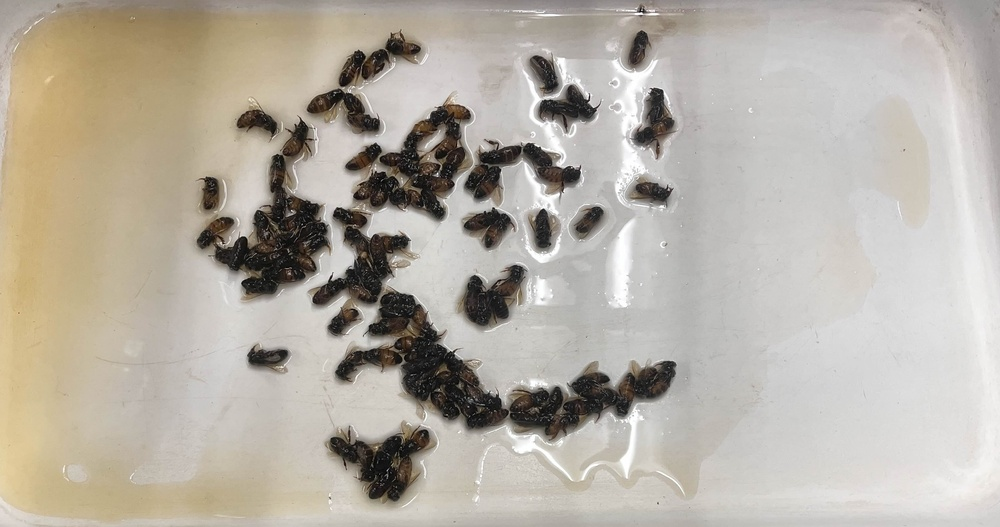
#> input picture image_data/bee-image-1.jpg, 1000 x 527 px, shrunk from 3366 x 1774 before the run, found by its file name
$ python bee_image_stats.py
#> lines starting #> are read from the running program, lines starting #| are printed output that depends on the picture
import cv2 as cv
import numpy as np
import matplotlib.pyplot as plt

img_bgr = cv.imread('image_data/bee-image-1.jpg', cv.IMREAD_COLOR_BGR)
#> img_bgr is the input picture: shape (527, 1000, 3); mean B, G, R 164.3, 174.9, 181.2
img_hsv = cv.cvtColor(img_bgr, cv.COLOR_BGR2HSV)
#> img_hsv: shape (527, 1000, 3); mean H, S, V 20.7, 27, 181.2

# get and plot histograms of H, S and V
h, s, v = cv.split(img_hsv)
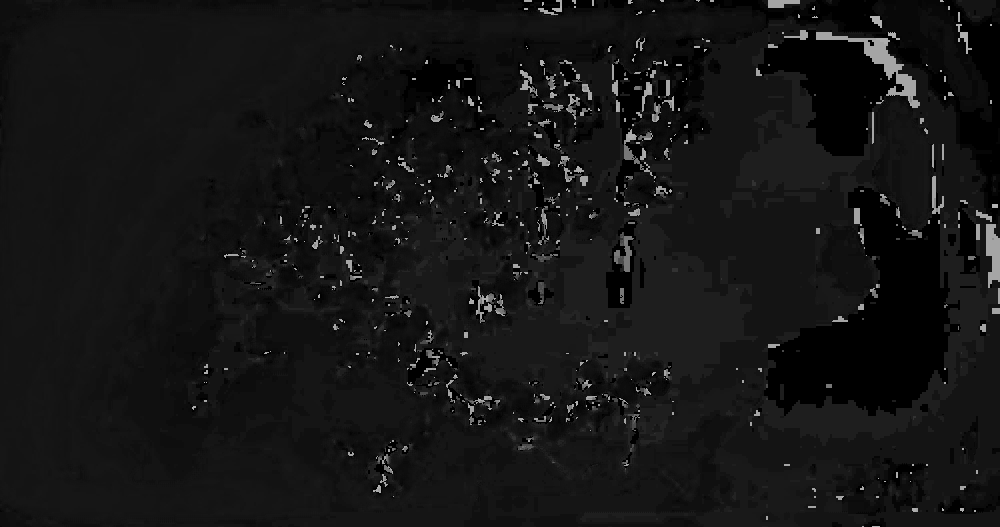
#> h: shape (527, 1000); min 0, max 177, mean 20.7
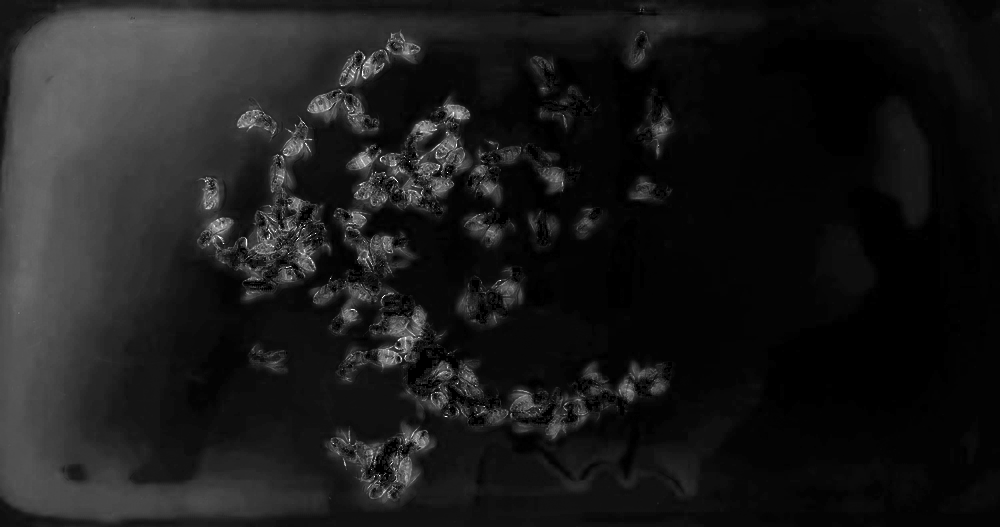
#> s: shape (527, 1000); min 0, max 255, mean 27
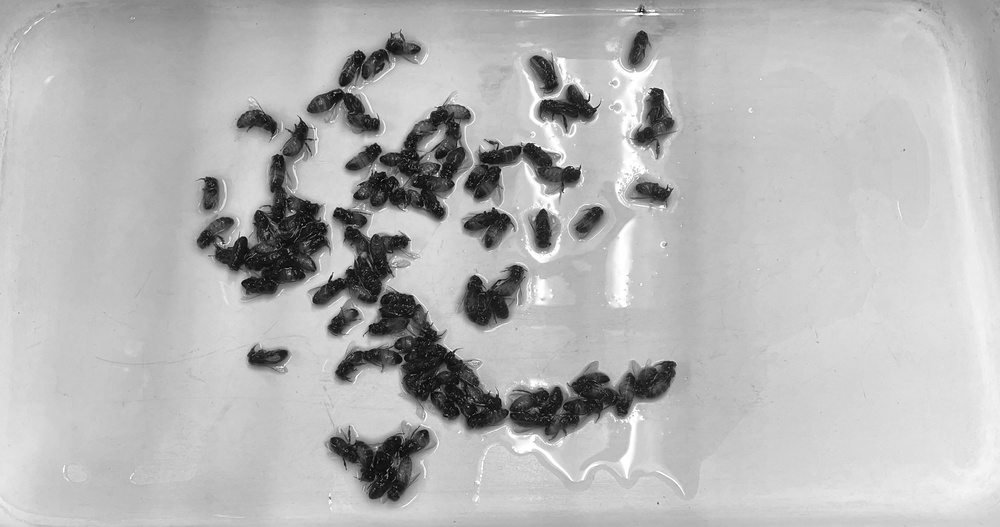
#> v: shape (527, 1000); min 0, max 255, mean 181.2
hist_h = cv.calcHist([h], [0], None, [256], [0, 256])
#> hist_h = 256 values, max 129068 at index 20, min 0 at index 1, mean 2058.6
hist_s = cv.calcHist([s], [0], None, [256], [0, 256])
#> hist_s = 256 values, max 58048 at index 4, min 0 at index 218, mean 2058.6
hist_v = cv.calcHist([v], [0], None, [256], [0, 256])
#> hist_v = 256 values, max 14687 at index 202, min 3 at index 0, mean 2058.6

plt.figure()
plt.subplot(3, 1, 1)
plt.plot(hist_h, color='r')
plt.title('Hue')
plt.subplot(3, 1, 2)
plt.plot(hist_s, color='g')
plt.title('Saturation')
plt.subplot(3, 1, 3)
plt.plot(hist_v, color='b')
plt.title('Value')
plt.show()
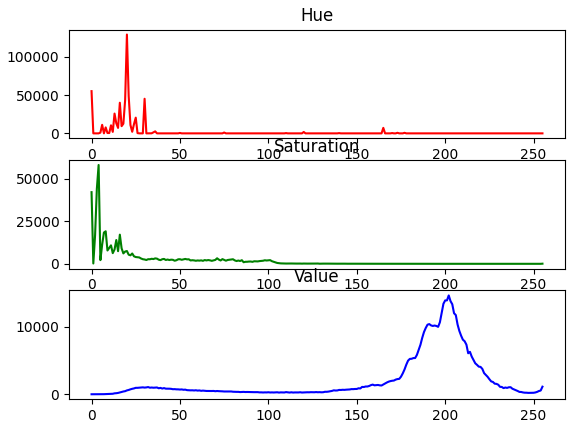
#> figure drawn by matplotlib, 3 panels; panel 1: curve peaks at x = 20, y = 129068; panel 2: curve peaks at x = 4, y = 58048; panel 3: curve peaks at x = 202, y = 14687

$ run again, with image_data/bee-image-2.jpg copied over image_data/bee-image-1.jpg
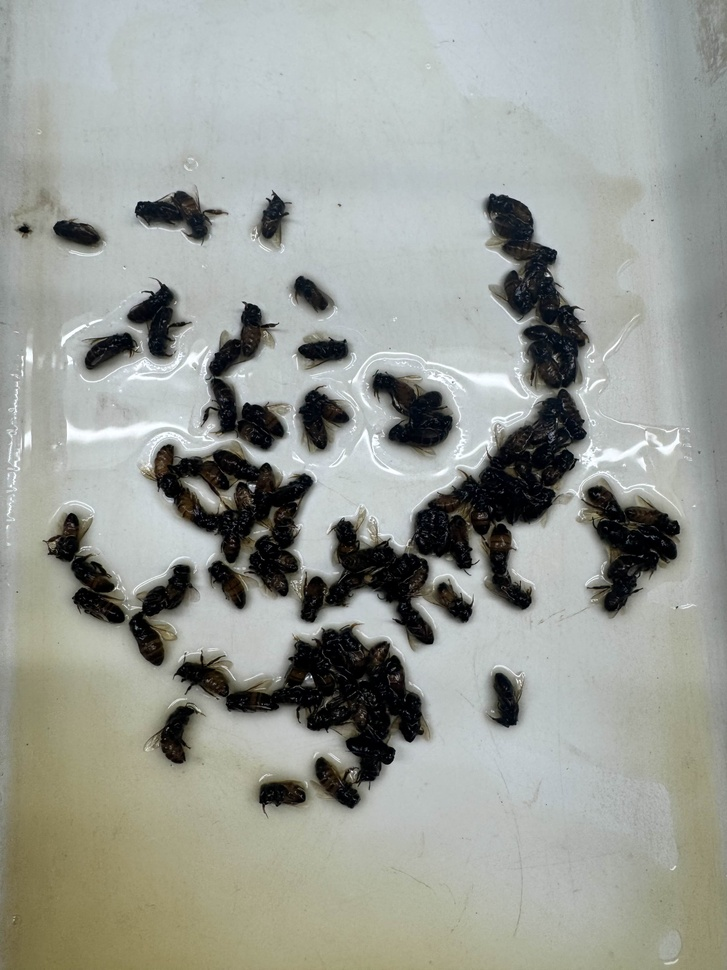
#> input picture image_data/bee-image-2.jpg, 727 x 970 px, shrunk from 3024 x 4032 before the run, found by its file name
#> img_bgr is the input picture: shape (970, 727, 3); mean B, G, R 149.9, 156.7, 153.2
#> img_hsv: shape (970, 727, 3); mean H, S, V 64.4, 30, 158.1
#> `h, s, v = cv.split(img_hsv)`:
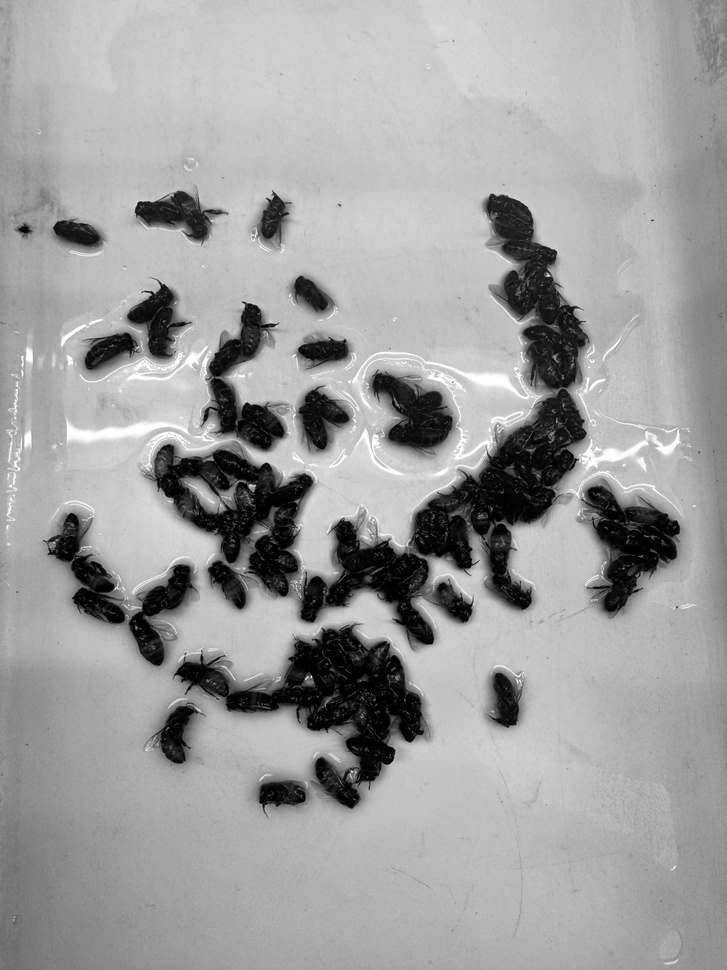
#> v: shape (970, 727); min 0, max 255, mean 158.1
#> hist_h = 256 values, max 99603 at index 80, min 0 at index 1, mean 2754.6
#> hist_s = 256 values, max 83624 at index 12, min 0 at index 169, mean 2754.6
#> hist_v = 256 values, max 15883 at index 193, min 157 at index 237, mean 2754.6
#> `plt.show()`:
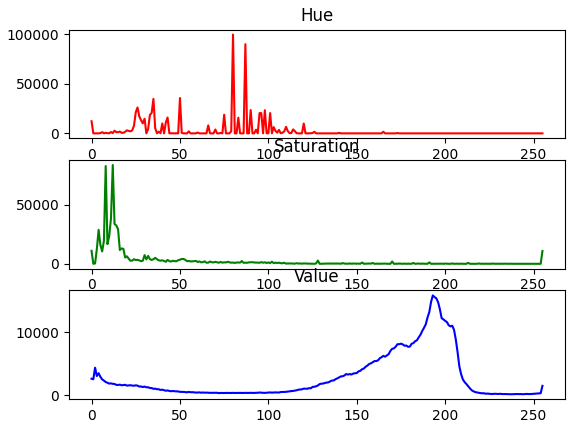
#> figure drawn by matplotlib, 3 panels; panel 1: curve peaks at x = 80, y = 99603; panel 2: curve peaks at x = 12, y = 83624; panel 3: curve peaks at x = 193, y = 15883
